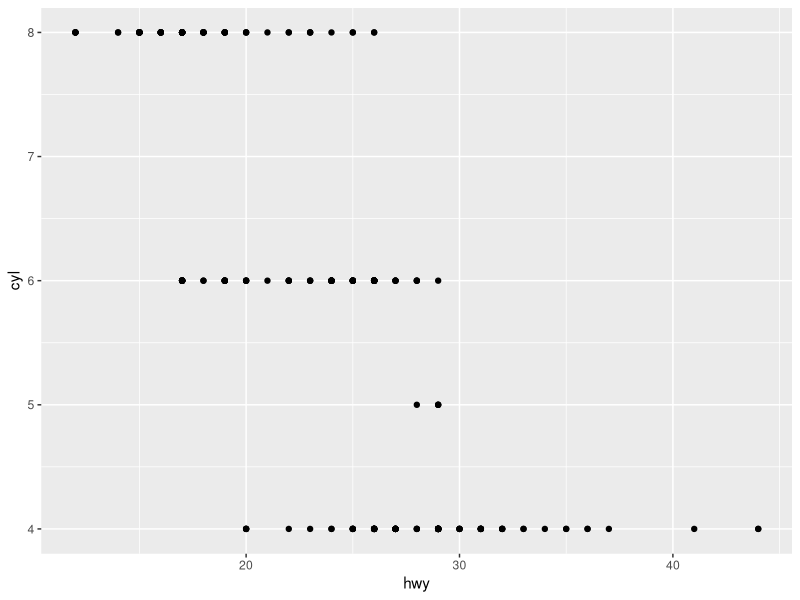
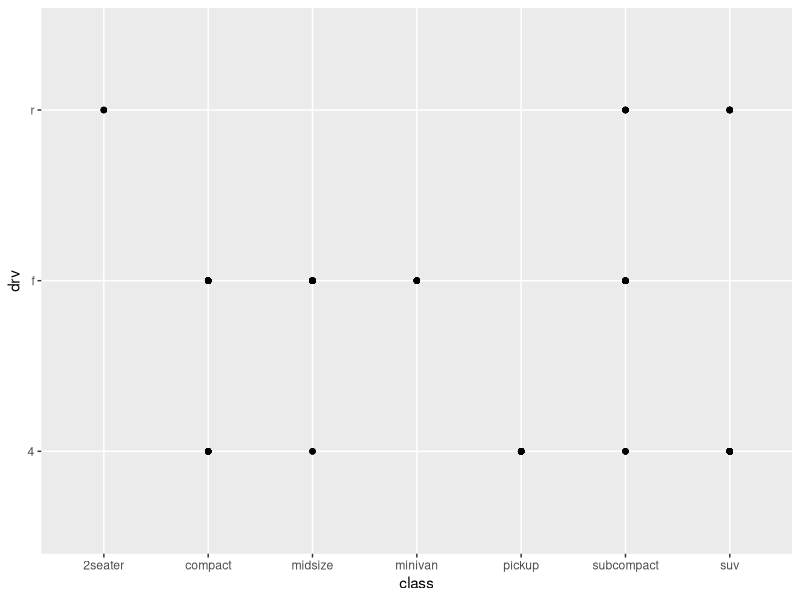
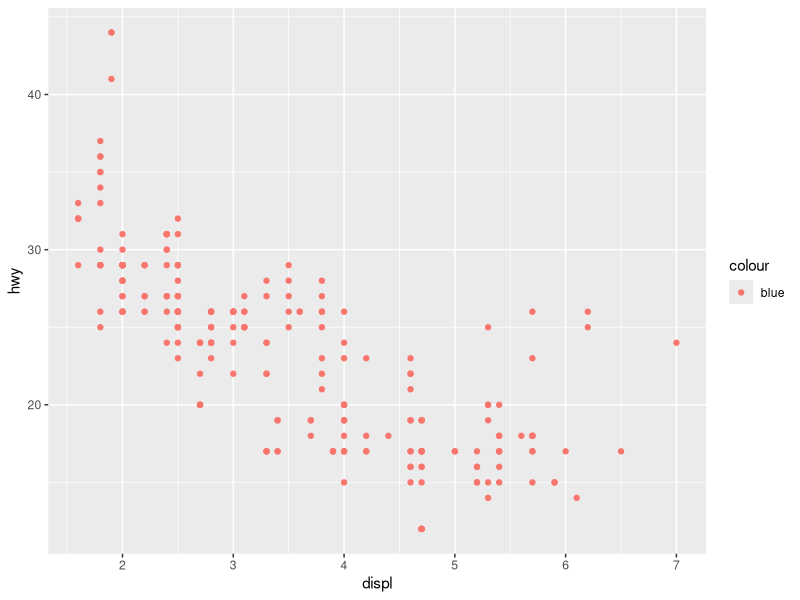
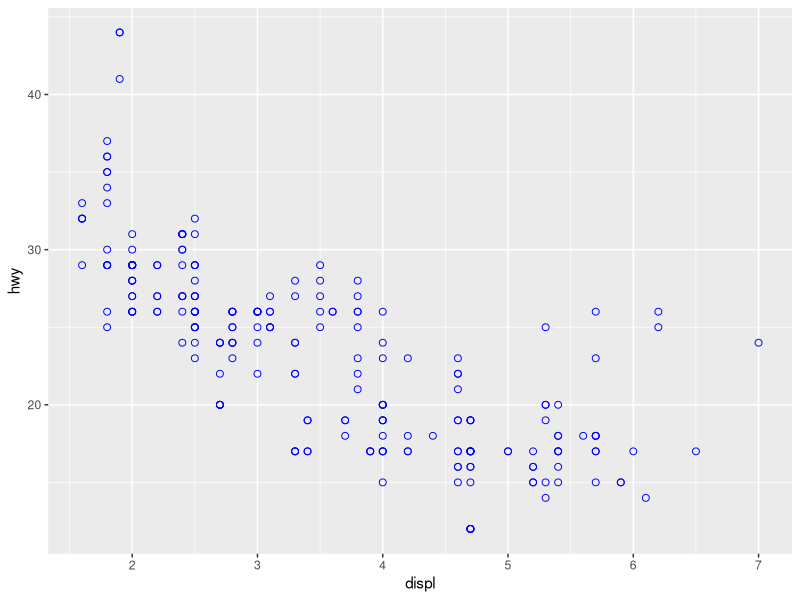
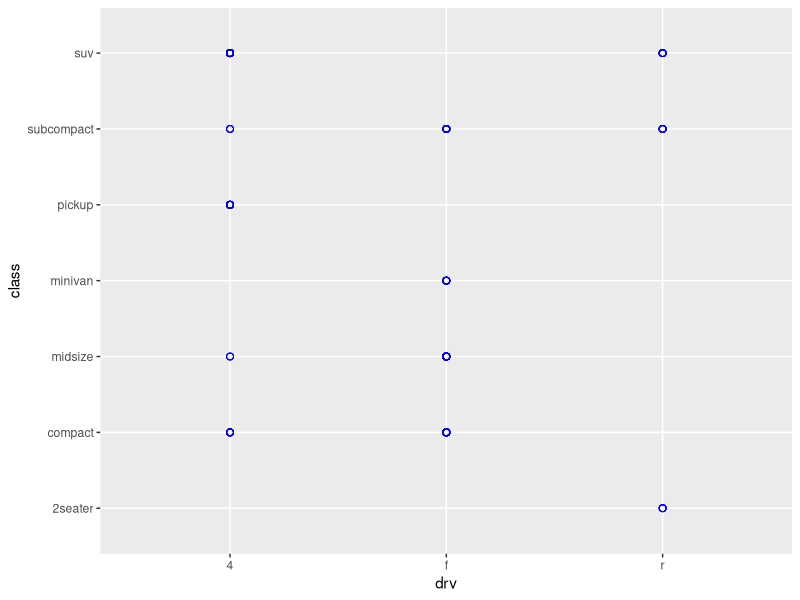

Here is the R script that generated these plots, in order: (Note: this script raises an error after producing the figures.)
## ---- chunk 1
knitr::opts_chunk$set(echo = TRUE)
## ---- chunk 2
library("tidyverse")
## ---- chunk 3
ggplot2::mpg
dim(mpg)
?mpg
ggplot(data = mpg) +
  geom_point(mapping = aes(x = hwy, y =cyl))
ggplot(data = mpg) +
  geom_point(mapping = aes(x = class, y=drv))
## ---- chunk 4
?points
ggplot(data = mpg) +
  geom_point(mapping = aes(x=displ, y=hwy, color = "blue"))
 
ggplot(data = mpg) +
  geom_point(mapping = aes(x=displ, y=hwy), color="blue", pch=1, cex=2)
## ---- chunk 5
ggplot(data = mpg) +
  geom_point(mapping = aes(x=drv, y=class), color="blue", pch=1, cex=2)
## ---- chunk 6
ggplot2::data = mpg +
  geom_point(mapping = aes(x=displ, y=hwy), color="blue", color="red", pch=1, cex=2)
## ---- chunk 7
ggplot2::data = mpg +
  geom_point(mapping =aes(colour = displ < 5))
## ---- chunk 8

